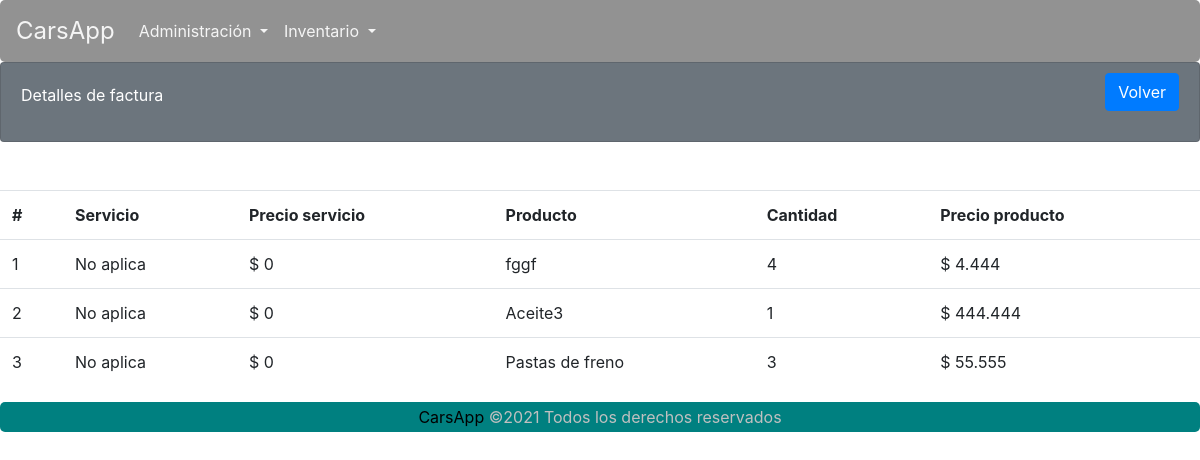
The page /carsapp/facturasDetalles/14/ on the database its author committed.
### carsapp/models.py (models this page shows)
class DetallesFacturas(models.Model):
    id = models.AutoField(primary_key=True)
    id_Servicio = models.ForeignKey(Servicios, on_delete=models.DO_NOTHING, null=True)
    id_Producto = models.ForeignKey(Inventario, on_delete=models.DO_NOTHING, null=True)
    precio = models.IntegerField(null=True)
    cantidad_Producto = models.IntegerField(null=True)
    id_Factura = models.ForeignKey(Facturas, on_delete=models.DO_NOTHING, null=True)

class Inventario(models.Model):
    id_Producto = models.AutoField(primary_key=True)
    Ref = models.CharField(max_length=30, blank=False, null=False)
    producto = models.CharField(max_length=30, blank=False, null=False)
    imagen = models.ImageField(upload_to='productos', null=True)
    provedor = models.ForeignKey(Proveedor, on_delete=models.DO_NOTHING, default='Desconocido')
    stock = models.SmallIntegerField(blank=False, null=False)
    valor_Proveedor = models.IntegerField(blank=False, null=False)
    valor_Venta = models.IntegerField(blank=False, null=False)
    def __str__(self):
        return self.producto

### carsapp/views.py (the view)
# urls.py: path('facturasDetalles/<int:id>/', views.facturasDetalles, name='facturasDetalles'),
def facturasDetalles(request, id):
    factura = Facturas.objects.get(pk = id)
    query = DetallesFacturas.objects.filter(id_Factura = factura.id)
    contexto = {'datos': query}
    return render(request, 'carsapp/facturasDetalles.html', contexto)

### carsapp/templates/carsapp/facturasDetalles.html (shortened to what this page needs)
{% extends 'carsapp/base.html' %}
{% load humanize %}
{% load static %}
{% block contenedor %}
<div class="card text-white bg-secondary">
    <div class="card-body">
        <div>
            Detalles de factura
        </div>
        <div class="btn-cerrarSesion">
            <a class="btn btn-primary" href="{% url 'carsapp:FacturasLista' %}" id="ID_BTNListar">Volver</a>
        </div>
    </div>
</div>
    <br />
    <br>
    {% if datos %}
    <table class="table  table-hover">
        <tr>
            <th>#</th>
            <th>Servicio</th>
            <th>Precio servicio</th>
            <th>Producto</th>
            <th>Cantidad</th>
            <th>Precio producto</th>
        </tr>
        {% for i in datos %}
        <tr>
            <td>{{ forloop.counter }}</td>
            <td>{% if i.id_Servicio.nombre_Servicio %} {{ i.id_Servicio.nombre_Servicio }} {% else %} No aplica {% endif %}</td>
            <td>$ {% if i.id_Servicio.valor_Servicio %} {{ i.id_Servicio.valor_Servicio|intcomma }} {% else %} 0 {% endif %}</td>
            <td>{% if i.id_Producto %} {{ i.id_Producto }} {% else %} No aplica {% endif %}</td>
            <td>{% if i.cantidad_Producto %} {{ i.cantidad_Producto }} {% else %} No aplica {% endif %}</td>
            <td>$ {% if i.precio %} {{ i.precio|intcomma }} {% else %} 0 {% endif %}</td>
        </tr>
        {% endfor %}
    </table>
    {% else %}
    No hay datos aún.
    {% endif %}
{% endblock %}

### carsapp/static/carsapp/CSS/estilos.css (style rules this page uses)
* { margin: 0; padding: 0; }
.card-body > div { display: inline-block; }
.btn-cerrarSesion { margin-top: -10px; float: right; }
.card { height: 10vh; }
h4, h2,small,a { margin: 0; padding: 0; color: black; }
a { text-decoration: none; }

### rows shown on the page
DetallesFacturas: shows "No aplica", shows "0", id_Producto "fggf", cantidad_Producto "4", precio "4.444"
DetallesFacturas: shows "No aplica", shows "0", id_Producto "Aceite3", cantidad_Producto "1", precio "444.444"
DetallesFacturas: shows "No aplica", shows "0", id_Producto "Pastas de freno", cantidad_Producto "3", precio "55.555"
